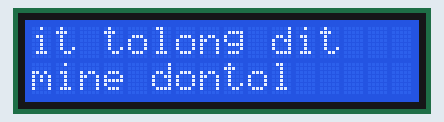
This program was run on a simulated ESP8266 (NodeMCU). On the bench: 16×2 character LCD.

Above: at 0.23 s.
At 1.14 s:
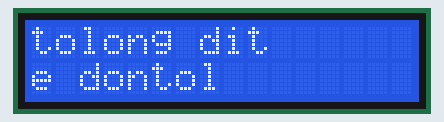
At 2.04 s:
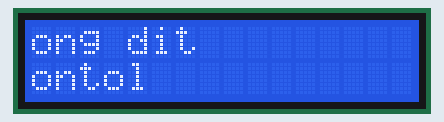
At 4.1 s:
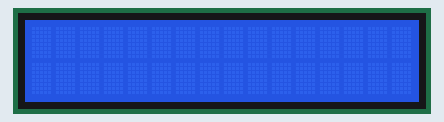
At 8.36 s:
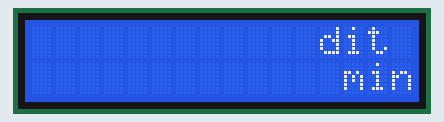
At 12.87 s:
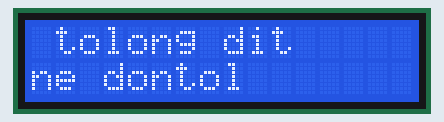

Measured:
- by itself, everything shown: repeats every 12.0 s, in 30 steps
- what the display in image 3 shows lasts 3.3 s, from 4.0 s to 7.3 s

The program:

main.cpp
```cpp
#include <Arduino.h>
#include <LiquidCrystal_I2C.h>

int SDA_pin = D7;
int SCL_pin = D4;
LiquidCrystal_I2C lcd(0x27, 16, 2); // Set the LCD address to 0x27 for a 16 chars and 2-line display


void setup() {
  // put your setup code here, to run once:
  Wire.begin(SDA_pin, SCL_pin);
  lcd.init();
  lcd.backlight(); // Turn on the backlight
  lcd.setCursor(0, 0); // Set cursor to first column of first row
  lcd.print("dit tolong dit"); // Print a message to the LCD
  lcd.setCursor(1,1);
  lcd.print("mine dontol"); // Print a message to the LCD
}

void loop() {
  // put your main code here, to run repeatedly:
  lcd.scrollDisplayLeft(); // Scroll the display to the left
  delay(300); // Wait for 0.5 seconds
}

// put function definitions here:
```
